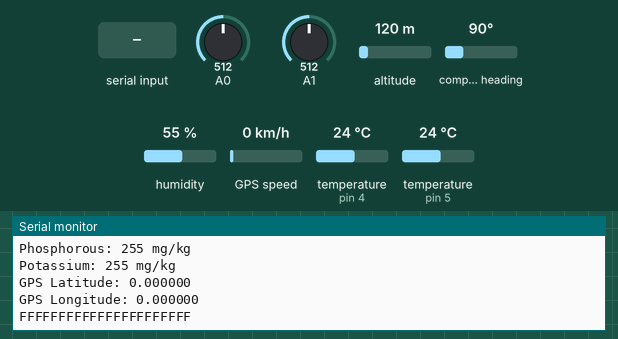
A sketch run on a simulated Arduino Uno, built with avr-gcc and run on an emulated ATmega328P. Parts: the last lines printed to the serial monitor. The test bench sets the inputs (shaded band); at power-on: humidity 55 %, A0 = 512, A1 = 512, temperature (sensors on pin 4, pin 5) 24 °C, altitude 120 m, compass heading 90°, GPS speed 0 km/h. The GPS gets a fix after 3 s at 37.7749, -122.4194 with 8 satellites; no radio packets arrive unless stated.

Above: at 1.2 s.
1.3 s: humidity set to 22 %
2.8 s: A0 set to 716
4.3 s: A1 set to 716
At 5.4 s:
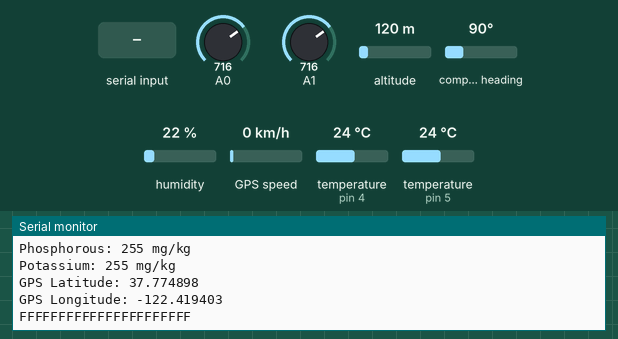
5.8 s: "1" received over the second serial link
At 6.5 s:
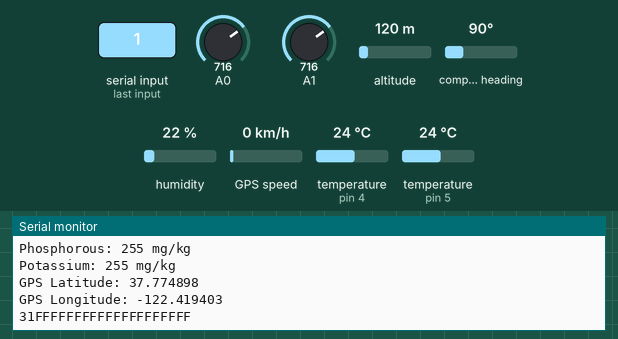
7.3 s: temperature (sensor on pin 4) set to 12 °C
At 8.5 s:
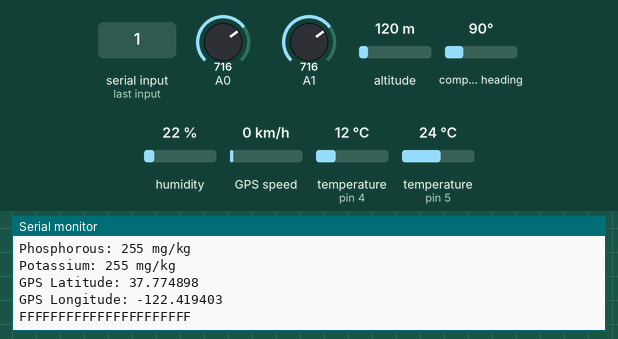

The sketch:

iot_project_trans.ino
```cpp
#include <SPI.h>
#include <SoftwareSerial.h>
#include <OneWire.h>
#include <DallasTemperature.h>
#include <nRF24L01.h>
#include <RF24.h>
#include <DHT.h>
#include <TinyGPS++.h>

#define ONE_WIRE_BUS 5
#define RE 8
#define DE 7
#define DHTPIN 4
#define DHTTYPE DHT11
#define AIR_VALUE 645
#define WATER_VALUE 254
#define SECOND_AIR_VALUE 700
#define SECOND_WATER_VALUE 300

DHT dht(DHTPIN, DHTTYPE);
RF24 radio(9, 10);
const uint64_t address = 0xF0F0F0F0E1;

const byte code[] = {0x01, 0x03, 0x00, 0x1e, 0x00, 0x03, 0x65, 0xCD};
byte values[11];
SoftwareSerial mod(2, 3);
int nitrogen, phosphorous, potassium;

static const int GPS_RX_PIN = 6, GPS_TX_PIN = 5;
static const uint32_t GPSBaud = 9600;
TinyGPSPlus gps;
SoftwareSerial gpsSerial(GPS_RX_PIN, GPS_TX_PIN);

int soilMoistureValue1 = 0, soilMoistureValue2 = 0;
int soilmoisturepercent1 = 0, soilmoisturepercent2 = 0;
float temperature, humidity;

OneWire oneWire(ONE_WIRE_BUS);
DallasTemperature sensors(&oneWire);

struct MyVariable {
  byte soilmoisturepercent1;
  byte soilmoisturepercent2;
  float temperature;
  float humidity;
  byte nitrogen;
  byte phosphorous;
  byte potassium;
  double latitude;
  double longitude;
};
MyVariable variable;

void setup() {
  Serial.begin(9600);
  mod.begin(9600);
  gpsSerial.begin(GPSBaud);
  radio.begin();
  radio.openWritingPipe(address);
  radio.setPALevel(RF24_PA_MIN);
  radio.stopListening();
  sensors.begin();
  dht.begin();
  pinMode(RE, OUTPUT);
  pinMode(DE, OUTPUT);
}

void loop() {
  byte val;
  digitalWrite(DE, HIGH);
  digitalWrite(RE, HIGH);
  delay(10);

  if (mod.write(code, sizeof(code)) == 8) {
    digitalWrite(DE, LOW);
    digitalWrite(RE, LOW);
    for (byte i = 0; i < 11; i++) {
      values[i] = mod.read();
      Serial.print(values[i], HEX);
    }
    Serial.println();
  }
  nitrogen = values[4];
  phosphorous = values[6];
  potassium = values[8];

  soilMoistureValue1 = analogRead(A0);
  soilmoisturepercent1 = map(soilMoistureValue1, AIR_VALUE, WATER_VALUE, 0, 100);
  soilmoisturepercent1 = constrain(soilmoisturepercent1, 0, 100);

  soilMoistureValue2 = analogRead(A1);
  soilmoisturepercent2 = map(soilMoistureValue2, SECOND_AIR_VALUE, SECOND_WATER_VALUE, 0, 100);
  soilmoisturepercent2 = constrain(soilmoisturepercent2, 0, 100);

  humidity = dht.readHumidity();
  float dhtTemperature = dht.readTemperature();
  if (isnan(humidity) || isnan(dhtTemperature)) {
    Serial.println("Failed to read from DHT sensor!");
    return;
  }

  sensors.requestTemperatures();
  temperature = sensors.getTempCByIndex(0);

  while (gpsSerial.available() > 0) {
    gps.encode(gpsSerial.read());
    if (gps.location.isUpdated()) {
      variable.latitude = gps.location.lat();
      variable.longitude = gps.location.lng();
    }
  }

  variable.soilmoisturepercent1 = soilmoisturepercent1;
  variable.soilmoisturepercent2 = soilmoisturepercent2;
  variable.temperature = dhtTemperature;
  variable.humidity = humidity;
  variable.nitrogen = nitrogen;
  variable.phosphorous = phosphorous;
  variable.potassium = potassium;

  radio.write(&variable, sizeof(variable));

  Serial.print("Primary Soil Moisture: ");
  Serial.print(variable.soilmoisturepercent1);
  Serial.println("%");
  Serial.print("Secondary Soil Moisture: ");
  Serial.print(variable.soilmoisturepercent2);
  Serial.println("%");
  Serial.print("Temperature: ");
  Serial.print(variable.temperature);
  Serial.println(" *C");
  Serial.print("Humidity: ");
  Serial.print(variable.humidity);
  Serial.println(" %");
  Serial.print("Nitrogen: ");
  Serial.print(variable.nitrogen);
  Serial.println(" mg/kg");
  Serial.print("Phosphorous: ");
  Serial.print(variable.phosphorous);
  Serial.println(" mg/kg");
  Serial.print("Potassium: ");
  Serial.print(variable.potassium);
  Serial.println(" mg/kg");
  Serial.print("GPS Latitude: ");
  Serial.println(variable.latitude, 6);
  Serial.print("GPS Longitude: ");
  Serial.println(variable.longitude, 6);
}
```

Measured:
- after the input at 5.8 s, the serial monitor: prints a new line after 0.10 s (image 2)
